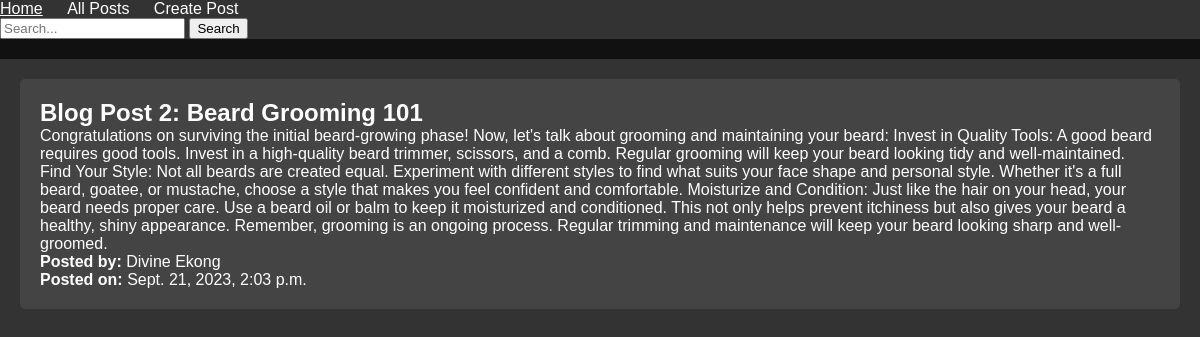
The app's page /post/2/ with its own data.
### blog/models.py (models this page shows, shortened)
class Post(models.Model):
    title = models.CharField(max_length=50)
    content = models.TextField(max_length=1000000)
    author = models.CharField(max_length=500)
    timestamp = models.DateTimeField(auto_now_add=True)
    categories = models.CharField(max_length=100, blank=True)
    tags = models.CharField(max_length=100, blank=True)

### blog/views.py (the view)
# urls.py: path('post/<str:pk>/', views.post, name="post"),
def post(request, pk):
    blogpost = Post.objects.get(id=pk)
    context = {'blogpost': blogpost}
    return render(request, 'blog/post.html', context)

### blog/templates/blog/post.html (shortened to what this page needs)
{% extends 'base.html' %}
{% load static %}
{% block content %}
    <div class="container mt-4">
        <div class="row">
            <div class="col-md-8 offset-md-2">
                <article class="single-post">
                    <h2 class="mb-3">{{ blogpost.title }}</h2>
                    <p class="mb-4">{{ blogpost.content }}</p>
                    <p>
                        <strong>Posted by:</strong> {{ blogpost.author }}
                        <br>
                        <strong>Posted on:</strong> {{ blogpost.timestamp }}
                    </p>
                </article>
            </div>
        </div>
    </div>
{% endblock %}

### blog/static/css/main.css (style rules this page uses)
body, h1, h2, h3, p, ul, li { margin: 0; padding: 0; }
body { font-family: Arial, sans-serif; background-color: #333; color: #fff; }

### records on screen
Post: title "Blog Post 2: Beard Grooming 101", content "Congratulations on surviving the initial beard-growing phase! Now, let's talk about grooming and maintaining your beard: Invest in Quality Tools: A good beard requires good tools. Invest in a high-quality beard trimmer, scissors, and a comb. Regular grooming will keep your beard looking tidy and well-maintained. Find Your Style: Not all beards are created equal. Experiment with different styles to find what suits your face shape and personal style. Whether it's a full beard, goatee, or mustache, choose a style that makes you feel confident and comfortable. Moisturize and Condition: Just like the hair on your head, your beard needs proper care. Use a beard oil or balm to keep it moisturized…", author "Divine Ekong", timestamp "Sept. 21, 2023, 2:03 p.m."
